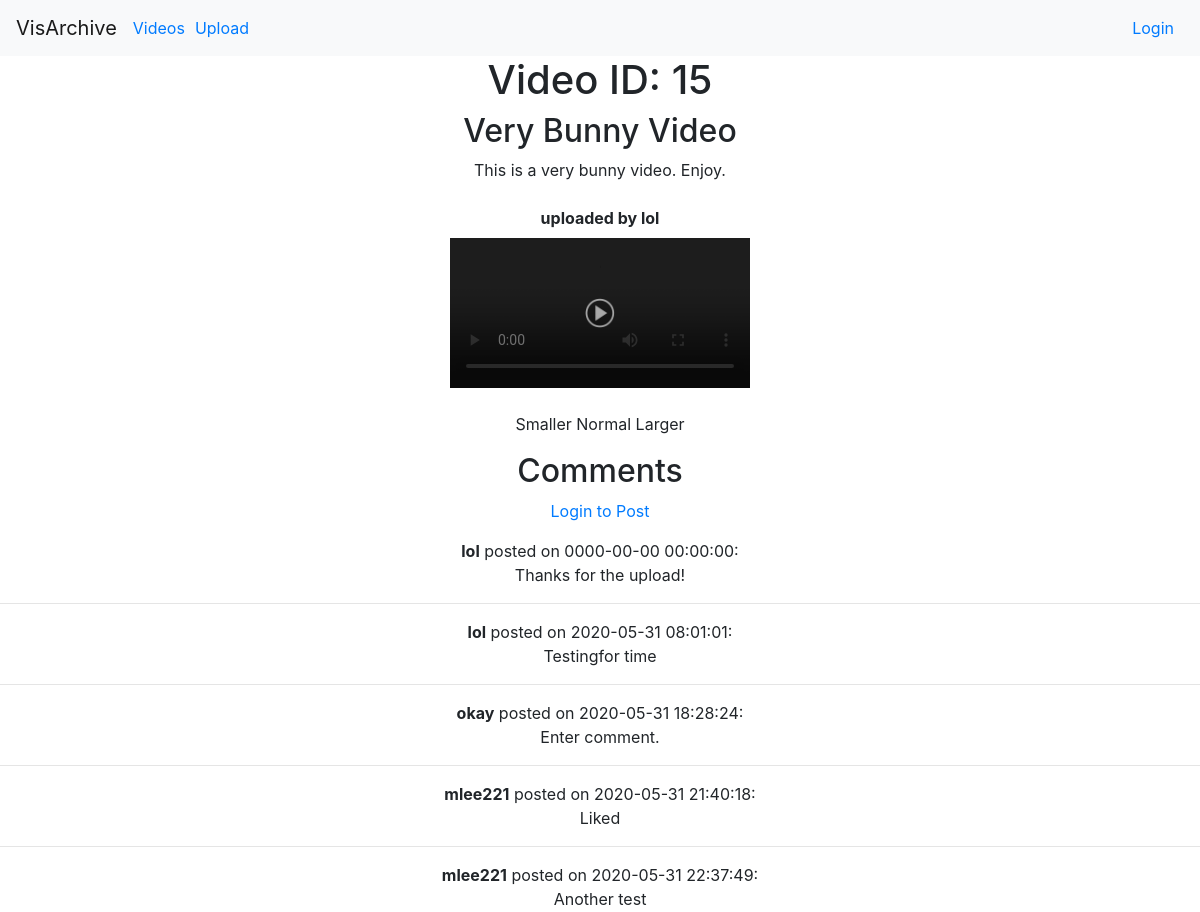
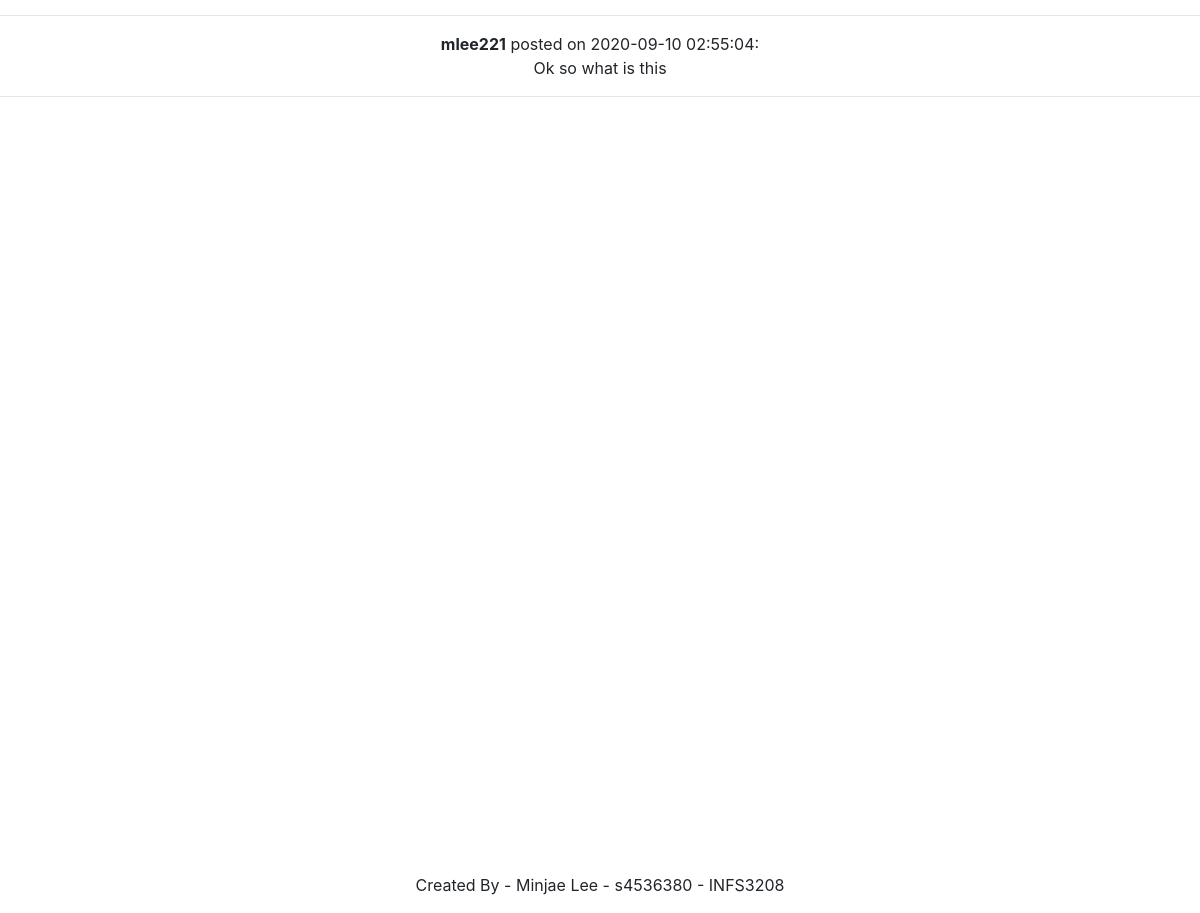
/app/codeigniter/15, run on the app's committed database (2 pictures, top to bottom).
### tables this page shows
CREATE TABLE `videos` (
  `VID` int(11) NOT NULL,
  `description` varchar(100) NOT NULL,
  `UID` int(11) NOT NULL,
  `title` varchar(20) NOT NULL,
  `filename` varchar(50) NOT NULL,
  `uploaded_dateTime` datetime NOT NULL,
  `likes` int(11) NOT NULL DEFAULT 0
);

CREATE TABLE `accounts` (
  `ID` int(11) NOT NULL,
  `Email` varchar(50) NOT NULL,
  `username` varchar(50) NOT NULL,
  `password` varchar(11) NOT NULL
);

CREATE TABLE `comments` (
  `CID` int(11) NOT NULL,
  `VID` int(11) NOT NULL,
  `content` varchar(100) NOT NULL,
  `username` varchar(20) NOT NULL,
  `posted_dateTime` datetime NOT NULL
);

### app/codeigniter/application/controllers/Videos.php (called while the page is built, shortened)
<?php
class Videos extends CI_Controller {
    public function __construct() {
        $this->load->model('videos_model');
        $this->load->model('comments_model');
        $this->load->model('user_model');
        $this->load->model('ratings_model');
        $this->load->helper('url_helper');
        $this->load->helper('form');
	}
    public function watch($VID = NULL) {
        $data['video_item'] = $this->videos_model->get_video($VID);
        $this->videos_model->update_likes();
	    $this->load->view('templates/header', $data);
        $this->load->view('videos/watch', $data);
        if (isset($VID)){
            $data['comments'] = $this->comments_model->get_comments($VID);
            $data['title'] = 'Comments';
            $data['count'] = $this->ratings_model->get_ratings($VID);
            $this->load->view('rating', $data);
            $this->load->view('comment_form', $data);
            $this->load->view('comments', $data);
        }
        $this->load->view('templates/footer');
    }
}

### app/codeigniter/index.php (called while the page is built, shortened)
<?php
require_once BASEPATH.'core/CodeIgniter.php';

### app/codeigniter/application/models/Videos_model.php (called while the page is built, shortened)
<?php
class Videos_model extends CI_Model {
    public function get_video($ID = FALSE) {
        $query = $this->db->get_where('videos',array('VID' => $ID));
        return $query->row_array();
    }
    public function update_likes(){
        $VID = $VID = $this->session->userdata('VID');
        $data['count'] = $this->ratings_model->get_ratings($VID);
        $Likes = $data['count']['video_likes'];
        $data = array('likes' => $Likes);
        $where = "VID = ".$VID;
        return $this->db->update('videos', $data, $where);
    }
}

### app/codeigniter/application/models/Ratings_model.php (called while the page is built, shortened)
<?php
class Ratings_model extends CI_Model {
    public function get_ratings($ID) {
        $this->db->select('count(*) as video_likes');
        $this->db->from('likes');
        $this->db->where('VID =', $ID);
        $query = $this->db->get();
        return $query->row_array();
    }
}

### app/codeigniter/application/models/User_model.php (called while the page is built, shortened)
<?php if ( ! defined('BASEPATH')) exit('No direct script access allowed');
	class User_model extends CI_Model{
		public function get_userByID($ID){
			$query = $this->db->get_where('accounts', array('ID' => $ID));
			return $query->row_array();
		}
	}

### app/codeigniter/application/models/Comments_model.php (called while the page is built, shortened)
<?php
class Comments_model extends CI_Model {
    public function get_comments($ID) {
        $query = $this->db->get_where('comments',array('VID' => $ID));
        return $query->result_array();
    }
}

### app/codeigniter/application/views/comments.php (the view, shortened to what this page needs)
<html lang="en">
<head>
</head>
<?php foreach ($comments as $comment_item): ?>
<p1><strong><?php echo $comment_item['username']; ?></strong> posted on <?php echo $comment_item['posted_dateTime']; ?>:</p1>
<div class="main">
    <?php echo $comment_item['content']; ?>
</div>
<hr>
<?php endforeach; ?>
</html>

### app/codeigniter/application/views/videos/watch.php (shortened to what this page needs)
<body>
<h1>Video ID: <?php echo $video_item['VID'];?></h1>
<?php
echo '<h2>'.$video_item['title'].'</h2>';
echo $video_item['description']; echo '<br />'; echo '<br />';
?>
<strong>uploaded by
<?php
    $UID = $video_item['UID'];
    $data['uploader'] = $this->user_model->get_userByID($UID);
    $username = $data['uploader']['username'];
    echo $username;
?>
</strong>
<br>
<html>
    <head>
    </head>
        <div id="video-block">
            <div id="play-btn" class="stop">
                <img src="<?php echo base_url(); ?>uploads/img/play_button.png" onclick="playPause()">
            </div>
        </div>
        <br><br>
        <a type = "button" onclick="makeSmall()">Smaller</a>
        <a type = "button" onclick="makeNormal()">Normal</a>
        <a type = "button" onclick="makeBig()">Larger</a>
</body>
</html>

### app/codeigniter/application/views/videos/watch.php (style rules this page uses)
body { text-align: center; }
#video-block { margin-top: 1vh; display: inline-block; position: relative; cursor: pointer; }
#play-btn { width: 100%; height: 100%; position: absolute; background-color: #0f0f0f; z-index: 100; opacity: 0.6; }
img { position: absolute; top: 50%; left: 50%; transform: translate(-50%, -50%); width: 10%; }

### data on the page
videos: VID "15", title "Very Bunny Video", description "This is a very bunny video. Enjoy."
accounts: username "lol"
comments: username "lol", posted_dateTime "0000-00-00 00:00:00", content "Thanks for the upload!"
comments: username "lol", posted_dateTime "2020-05-31 08:01:01", content "Testingfor time"
comments: username "okay", posted_dateTime "2020-05-31 18:28:24", content "Enter comment."
comments: username "mlee221", posted_dateTime "2020-05-31 21:40:18", content "Liked"
comments: username "mlee221", posted_dateTime "2020-05-31 22:37:49", content "Another test"
comments: username "mlee221", posted_dateTime "2020-09-10 02:55:04", content "Ok so what is this"

### other printed values
$title "Comments"
